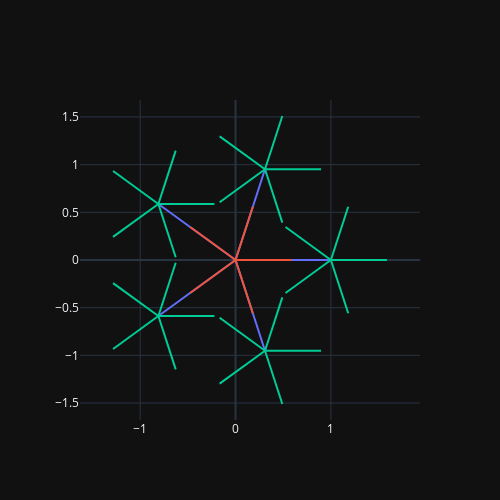

Notebook code cell kept with this figure:
### Code cell
fig = go.Figure(
    data=[
        go.Scatter(x=d01[0],y=d01[1], mode='lines'),
        go.Scatter(x=dt[0],y=dt[1], mode='lines'),
        go.Scatter(x=dlm[0],y=dlm[1], mode='lines'),
    ],
    layout=lo,
)
fig.show(config=plotly_config)

### Figure 1 — Plotly figure (JSON) as saved in the notebook; plotly's stock layout.template omitted (floating-point values rounded to 4 significant figures)
{"data": [{"mode": "lines", "type": "scatter", "x": [0, 1, null, 0, 0.309, null, 0, -0.809, null, 0, -0.809, null, 0, 0.309, null], "y": [0, 0, null, 0, 0.9511, null, 0, 0.5878, null, 0, -0.5878, null, 0, -0.9511, null]}, {"mode": "lines", "type": "scatter", "x": [0, 0.5878, null, 0, 0.1816, null, 0, -0.4755, null, 0, -0.4755, null, 0, 0.1816, null], "y": [0, 0, null, 0, 0.559, null, 0, 0.3455, null, 0, -0.3455, null, 0, -0.559, null]}, {"mode": "lines", "type": "scatter", "x": [1, 1.588, null, 1, 1.182, null, 1, 0.5245, null, 1, 0.5245, null, 1, 1.182, null, 0.309, 0.8968, null, 0.309, 0.4907, null, 0.309, -0.1665, null, 0.309, -0.1665, null, 0.309, 0.4907, null, -0.809, -0.2212, null, -0.809, -0.6274, null, -0.809, -1.285, null, -0.809, -1.285, null, -0.809, -0.6274, null, -0.809, -0.2212, null, -0.809, -0.6274, null, -0.809, -1.285, null, -0.809, -1.285, null, -0.809, -0.6274, null, 0.309, 0.8968, null, 0.309, 0.4907, null, 0.309, -0.1665, null, 0.309, -0.1665, null, 0.309, 0.4907, null], "y": [0, 0, null, 0, 0.559, null, 0, 0.3455, null, 0, -0.3455, null, 0, -0.559, null, 0.9511, 0.9511, null, 0.9511, 1.51, null, 0.9511, 1.297, null, 0.9511, 0.6056, null, 0.9511, 0.392, null, 0.5878, 0.5878, null, 0.5878, 1.147, null, 0.5878, 0.9333, null, 0.5878, 0.2423, null, 0.5878, 0.02877, null, -0.5878, -0.5878, null, -0.5878, -0.02877, null, -0.5878, -0.2423, null, -0.5878, -0.9333, null, -0.5878, -1.147, null, -0.9511, -0.9511, null, -0.9511, -0.392, null, -0.9511, -0.6056, null, -0.9511, -1.297, null, -0.9511, -1.51, null]}], "layout": {"height": 500, "showlegend": false, "width": 500, "xaxis": {"scaleanchor": "y", "scaleratio": 1}}}
